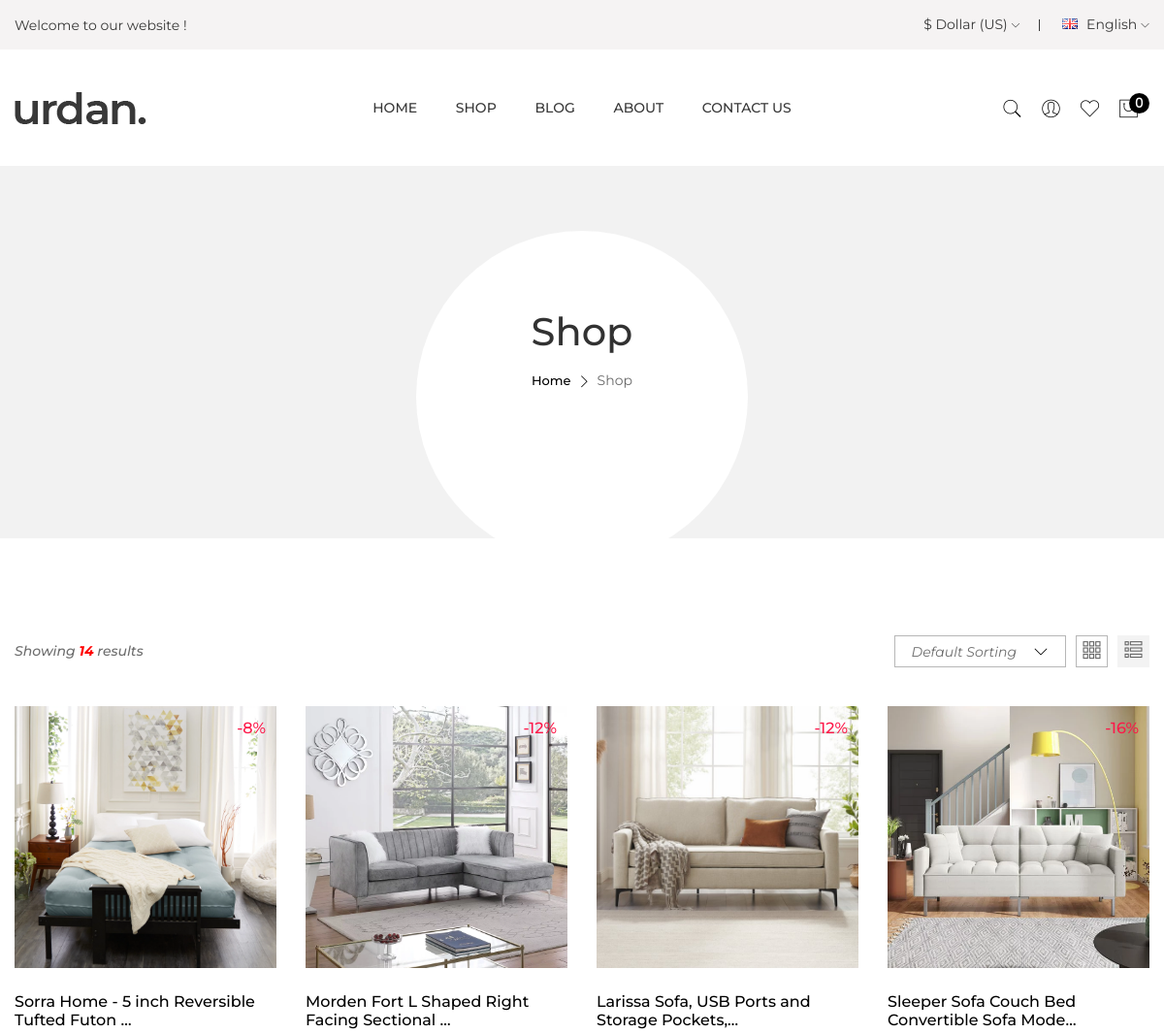
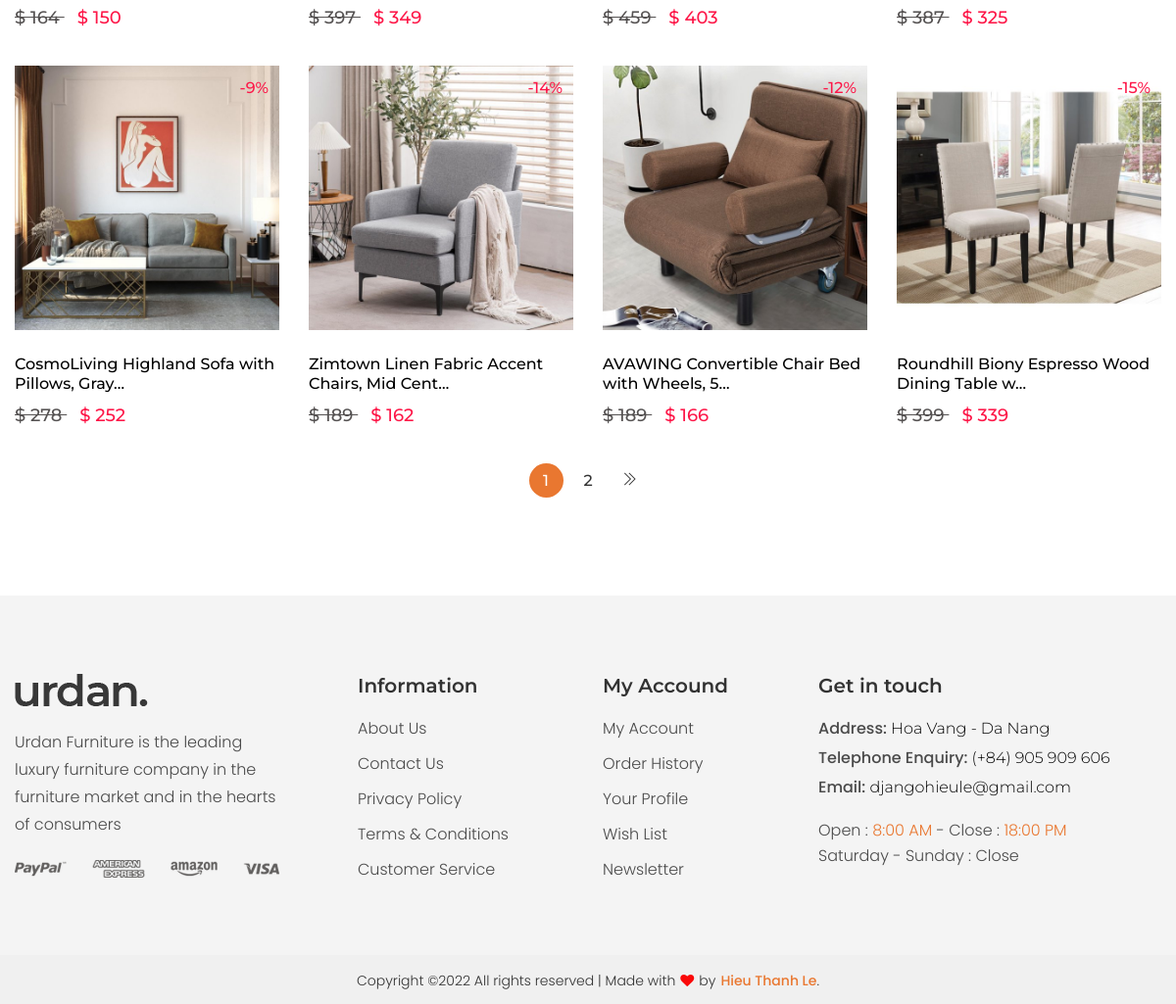
Page /shop on the committed database (2 pictures, top to bottom).
### product/models.py (models this page shows, shortened)
class Product(models.Model):
    STATUS = (
        ('True', 'True'),
        ('False', 'False'),
    )
    category = models.ForeignKey(Category, on_delete=models.CASCADE)
    title = models.CharField(max_length=150)
    keywords = models.CharField(max_length=255)
    description = RichTextField()
    image=models.ImageField(upload_to='images/product/',null=False)
    price = models.IntegerField()
    discount=models.IntegerField(null=True)
    quantity=models.IntegerField(default=5)
    deal_of_the_day = models.BooleanField()
    new_arrivals = models.BooleanField(default=True)
    best_sellers = models.BooleanField()
    sale_items = models.BooleanField(default=True)
    detail=RichTextField()
    slug = models.SlugField(null=False, unique=True)
    status=models.CharField(max_length=10,choices=STATUS, default=True)
    create_at=models.DateTimeField(auto_now_add=True)
    update_at=models.DateTimeField(auto_now=True)

### pages/views.py (the view)
# urls.py: path('shop', views.SHOP, name='shop'),
def SHOP(request):
    categorys = Category.objects.all()
    products = Product.objects.all().order_by('-id')
    paginator = Paginator(products, 8)
    page = request.GET.get('page')
    paged_products = paginator.get_page(page)
    product_count = products.count()
    context = {
        'categorys':categorys,
        'products':paged_products,
        'product_count':product_count
    }
    return render(request, 'pages/shop.html', context)

### product/templatetags/product_tags.py (called while the page is built)
@register.simple_tag
def call_sellprice(price, discount):
    if discount is None or discount is 0:
        return price
    sellprice = price
    sellprice = price - (price * discount/100)
    return math.floor(sellprice)

### templates/pages/shop.html (shortened to what this page needs)
{% extends 'base.html' %}
{% load static %}
{% load humanize %}
{% load product_tags %}
{% block content %}
<div class="breadcrumb-area bg-gray-4 breadcrumb-padding-1">
    <div class="container">
        <div class="breadcrumb-content text-center">
            <h2 data-aos="fade-up" data-aos-delay="200">Shop</h2>
            <ul data-aos="fade-up" data-aos-delay="400">
                <li><a href="{% url 'home' %}">Home</a></li>
                <li><i class="ti-angle-right"></i></li>
                <li>Shop </li>
            </ul>
        </div>
    </div>
</div>
<div class="shop-area pt-100 pb-100">
    <div class="container">
        <div class="row flex-row-reverse">
            <div class="col-12">
                <div class="shop-topbar-wrapper mb-40">
                    <div class="shop-topbar-left">
                        <div class="showing-item">
                            <span>Showing <b style="color:red ;">{{product_count}}</b> results</span>
                        </div>
                    </div>
                    <div class="shop-topbar-right">
                        <div class="shop-sorting-area">
                        </div>
                        <div class="shop-view-mode nav">
                            <a class="active" href="#shop-1" data-bs-toggle="tab"><i class=" ti-layout-grid3 "></i> </a>
                            <a href="#shop-2" data-bs-toggle="tab" class=""><i class=" ti-view-list-alt "></i></a>
                        </div>
                    </div>
                </div>
                <div class="shop-bottom-area">
                    <div class="tab-content jump">
                        <div id="shop-1" class="tab-pane active">
                            <div class="row">
                                {% for product in products %}
                                <div class="col-lg-3 col-md-4 col-sm-6 col-12">
                                    <div class="product-wrap mb-35" data-aos="fade-up" data-aos-delay="200">
                                        <div class="product-img img-zoom mb-25">
                                            <a href="/product/{{ product.id }}/{{ product.slug }}">
                                                <img src="{{product.image.url}}" alt="">
                                            </a>
                                            <div class="product-badge badge-top badge-right badge-pink">
                                                <span>-{{product.discount}}%</span>
                                            </div>
                                        </div>
                                        <div class="product-content">
                                            <h3><a href="/product/{{ product.id }}/{{ product.slug }}">{{product.title|truncatechars:45}}</a></h3>
                                            <div class="product-price">
                                                <span class="old-price">$ {{ product.price|floatformat:"0"|intcomma }} </span>
                                                <span class="new-price">$ {% call_sellprice product.price product.discount %} </span>
                                            </div>
                                        </div>
                                    </div>
                                </div>
                                {% endfor %}
                            </div>
                            <div class="pagination-style-1" data-aos="fade-up" data-aos-delay="200">
                                {% if products.has_other_pages %}
                                    <ul>
                                        {% for i in products.paginator.page_range %}
                                            {% if products.number == i %}
                                                <li><a class="active" href="#">{{i}}</a></li>
                                            {% else %}
                                                <li><a class="" href="?page={{i}}">{{i}}</a></li>
                                            {% endif %}
                                        {% endfor %}
                                        {% if products.has_next %}
                                        <li><a class="next" href="?page={{ products.next_page_number }}"><i class=" ti-angle-double-right "></i></a></li>
                                        {% endif %}
                                    </ul>
                                {% endif %}
                            </div>
                        </div>
                    </div>
                </div>
            </div>
        </div>
    </div>
</div>
{% endblock  %}

### templates/base.html (shortened to what this page needs)
{% load static %}
{% load humanize %}
{% load product_tags %}
<!DOCTYPE html>
<html lang="zxx">
<head>
    <link rel="stylesheet" href="{% static 'assets/css/vendor/bootstrap.min.css' %}" />
    <link rel="stylesheet" href="{% static 'assets/css/vendor/pe-icon-7-stroke.css' %}" />
    <link rel="stylesheet" href="{% static 'assets/css/vendor/themify-icons.css' %}" />
    <link rel="stylesheet" href="{% static 'assets/css/vendor/font-awesome.min.css' %}" />
    <link rel="stylesheet" href="{% static 'assets/css/plugins/animate.css' %}" />
    <link rel="stylesheet" href="{% static 'assets/css/plugins/aos.css' %}" />
    <link rel="stylesheet" href="{% static 'assets/css/plugins/magnific-popup.css' %}" />
    <link rel="stylesheet" href="{% static 'assets/css/plugins/swiper.min.css' %}" />
    <link rel="stylesheet" href="{% static 'assets/css/plugins/jquery-ui.css' %}" />
    <link rel="stylesheet" href="{% static 'assets/css/plugins/nice-select.css' %}" />
    <link rel="stylesheet" href="{% static 'assets/css/plugins/select2.min.css' %}" />
    <link rel="stylesheet" href="{% static 'assets/css/plugins/easyzoom.css' %}" />
    <link rel="stylesheet" href="{% static 'assets/css/plugins/slinky.css' %}" />
    <link rel="stylesheet" href="{% static 'assets/css/style.css' %}" />
</head>
<body>
    <div class="main-wrapper main-wrapper-2">
        {% include 'includes/header.html' %}
{% block content %}
{% endblock  %}
        {% include 'includes/footer.html' %}
    </div>
</body>
</html>

### templates/includes/header.html (shortened to what this page needs)
{% load static %}
{% load mptt_tags %}
<header class="header-area header-responsive-padding header-height-1">
    <div class="header-top d-none d-lg-block bg-gray">
        <div class="container">
            <div class="row align-items-center">
                <div class="col-lg-6 col-6">
                    {% if user.is_authenticated %}
                    <div class="welcome-text">
                        <marquee width="50%"><p> Welcome to {{user.first_name}} {{user.last_name}} </p></marquee>
                    </div>
                    {% else %}
                    <div class="welcome-text">
                        <marquee width="50%"><p> Welcome to our website ! </p></marquee>
                    </div>
                    {% endif %}
                </div>
                <div class="col-lg-6 col-6">
                    <div class="language-currency-wrap">
                        <div class="currency-wrap border-style">
                            <a class="currency-active" href="#">$ Dollar (US) <i class=" ti-angle-down "></i></a>
                        </div>
                        <div class="language-wrap">
                            <a class="language-active" href="#"><img src="{% static 'assets/images/icon-img/flag.png' %}" alt=""> English <i class=" ti-angle-down "></i></a>
                        </div>
                    </div>
                </div>
            </div>
        </div>
    </div>
    <div class="header-bottom sticky-bar">
        <div class="container">
            <div class="row align-items-center">
                <div class="col-lg-3 col-md-6 col-6">
                    <div class="logo">
                        <a href="{% url 'home' %}"><img src="{% static 'assets/images/logo/logo.png' %}" alt="logo"></a>
                    </div>
                </div>
                <div class="col-lg-6 d-none d-lg-block d-flex justify-content-center">
                    <div class="main-menu text-center">
                        <nav>
                            <ul>
                                <li><a href="{% url 'home' %}">HOME</a>
                                </li>
                                <li><a href="{% url 'shop' %}">SHOP</a>
                                </li>
                                <li><a href="{% url 'blog' %}">BLOG</a>
                                </li>
                                <li><a href="{% url 'about' %}">ABOUT</a></li>
                                <li><a href="{% url 'contact' %}">CONTACT US</a></li>
                            </ul>
                        </nav>
                    </div>
                </div>
                <div class="col-lg-3 col-md-6 col-6">
                    <div class="header-action-wrap">
                        <div class="header-action-style header-search-1">
                            <a class="search-toggle" href="#">
                                <i class="pe-7s-search s-open"></i>
                            </a>
                        </div>
                        {% if user.is_authenticated %}
                        <div class="header-action-style">
                            <a title="Login Register" href="{% url 'my_account' %}"><i class="pe-7s-user"></i></a>
                        </div>
                        {% else %}
                        <div class="header-action-style">
                            <a title="Login Register" href="{% url 'login' %}"><i class="pe-7s-user"></i></a>
                        </div>
                        {% endif %}
                        <div class="header-action-style">
                            <a title="Wishlist" href="{% url 'wishlist' %}"><i class="pe-7s-like"></i></a>
                        </div>
                        <div class="header-action-style header-action-cart">
                            <a class="cart-active" href="#"><i class="pe-7s-shopbag"></i>
                                <span class="product-count bg-black">{{request.session.cart|length}}</span>
                            </a>
                        </div>
                    </div>
                </div>
            </div>
        </div>
    </div>
</header>

### templates/includes/sidebar.html (shortened to what this page needs)
{% load static %}
{% load humanize %}
{% load cart_tag %}

### templates/includes/footer.html
{% load static %}
<footer class="footer-area">
    <div class="bg-gray-2">
        <div class="container">
            <div class="footer-top pt-80 pb-35">
                <div class="row">
                    <div class="col-lg-3 col-md-6 col-sm-6 col-12">
                        <div class="footer-widget footer-about mb-40">
                            <div class="footer-logo">
                                <a href="{% url 'home' %}"><img src="{% static 'assets/images/logo/logo.png' %}" alt="logo"></a>
                            </div>
                            <p>Urdan Furniture is the leading luxury furniture company in the furniture market and in the hearts of consumers</p>
                            <div class="payment-img">
                                <a href="#"><img src="{% static 'assets/images/icon-img/payment.png' %}" alt="logo"></a>
                            </div>
                        </div>
                    </div>
                    <div class="col-lg-3 col-md-6 col-sm-6 col-12">
                        <div class="footer-widget footer-widget-margin-1 footer-list mb-40">
                            <h3 class="footer-title">Information</h3>
                            <ul>
                                <li><a href="{% url 'about' %}">About Us</a></li>
                                <li><a href="{% url 'contact' %}">Contact Us</a></li>
                                <li><a href="#">Privacy Policy</a></li>
                                <li><a href="#">Terms & Conditions</a></li>
                                <li><a href="#">Customer Service</a></li>
                            </ul>
                        </div>
                    </div>
                    <div class="col-lg-2 col-md-6 col-sm-6 col-12">
                        <div class="footer-widget footer-list mb-40">
                            <h3 class="footer-title">My Accound</h3>
                            <ul>
                                <li><a href="{% url 'my_account' %}">My Account</a></li>
                                <li><a href="{% url 'my_orders' %}">Order History</a></li>
                                <li><a href="{% url 'edit_profile' %}">Your Profile</a></li>
                                <li><a href="wishlist.html">Wish List</a></li>
                                <li><a href="/">Newsletter</a></li>
                            </ul>
                        </div>
                    </div>
                    <div class="col-lg-4 col-md-6 col-sm-6 col-12">
                        <div class="footer-widget footer-widget-margin-2 footer-address mb-40">
                            <h3 class="footer-title">Get in touch</h3>
                            <ul>
                                <li><span>Address: </span>Hoa Vang - Da Nang </li>
                                <li><span>Telephone Enquiry:</span> (+84) 905 909 606 </li>
                                <li><span>Email: </span>djangohieule@gmail.com</li>
                            </ul>
                            <div class="open-time">
                                <p>Open : <span>8:00 AM</span> - Close : <span>18:00 PM</span></p>
                                <p>Saturday - Sunday : Close</p>
                            </div>
                        </div>
                    </div>
                </div>
            </div>
        </div>
    </div>
    <div class="bg-gray-3">
        <div class="container">
            <div class="footer-bottom copyright text-center bg-gray-3">
                <p>Copyright ©2022 All rights reserved | Made with <i class="fa fa-heart"></i> by <a href="/"> Hieu Thanh Le</a>.</p>
            </div>
        </div>
    </div>
</footer>

### rows in the picture
Product: image (picture), discount "8", title "Sorra Home - 5 inch Reversible Tufted Futon …", price "164", price+discount "150"
Product: image (picture), discount "12", title "Morden Fort L Shaped Right Facing Sectional …", price "397", price+discount "349"
Product: image (picture), discount "12", title "Larissa Sofa, USB Ports and Storage Pockets,…", price "459", price+discount "403"
Product: image (picture), discount "16", title "Sleeper Sofa Couch Bed Convertible Sofa Mode…", price "387", price+discount "325"
Product: image (picture), discount "9", title "CosmoLiving Highland Sofa with Pillows, Gray…", price "278", price+discount "252"
Product: image (picture), discount "14", title "Zimtown Linen Fabric Accent Chairs, Mid Cent…", price "189", price+discount "162"
Product: image (picture), discount "12", title "AVAWING Convertible Chair Bed with Wheels, 5…", price "189", price+discount "166"
Product: image (picture), discount "15", title "Roundhill Biony Espresso Wood Dining Table w…", price "399", price+discount "339"

### other values in the picture
{{ request.session.cart|length }} "0"
{{ product_count }} "14"
{{ i }} "1"
{{ i }} "2"
